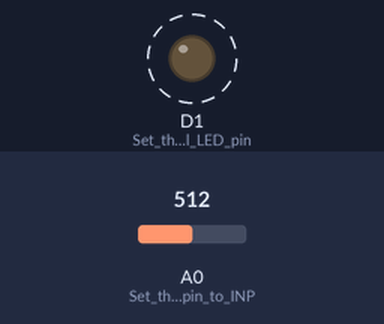
Bench run of a sketch on a simulated ESP8266 (NodeMCU). On the bench: output pins drawn as LEDs (lit = HIGH). Dashed ring = blinking. The test bench sets the inputs (shaded band); at power-on: A0 (Set_the_Analog_pin_to_INP) = 512. What the sketch prints to the serial monitor is not drawn.

Above: at 0.5 s.
Timing chart, 0 to 4.6 s (numbered marks = the images above):
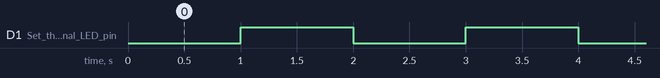

Measured:
- by itself, D1 (Set_the_external_LED_pin): alternates HIGH for 1.0 s and LOW for 1.0 s

The sketch:

ADC8266.ino
```cpp
/*
 ESP8266 Analog Input

 This file demonstrates analog input through pin A0.
 As demonstrated in my videos, I use a light sensor.

 An LED is connected to D1 and flashes on and off every second
 to demonstrate that the code is working.

*/

int valOI = 0;
void setup() {
  pinMode(A0, INPUT);     // Set the Analog pin to INPUT mode
  pinMode(D1, OUTPUT);    // Set the external LED pin to OUTPUT mode
  Serial.begin(9600);
}

void loop() {

  digitalWrite(D1, LOW);  // Turn the LED off by making the voltage HIGH
  valOI= analogRead(A0);   // Read the analog data.  Such as, light sensor data.
  Serial.println(valOI);  // Print that data.

  delay(1000);                      // Wait for a second

  digitalWrite(D1, HIGH);  // Turn the LED off by making the voltage HIGH

  delay(1000);                      // Wait for a second
}
```
